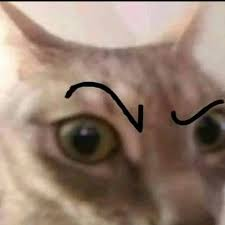
#> input picture images1.jpg, 225 x 225 px
$ jupyter execute prueba1.ipynb
#> lines starting #> are read from the running program, lines starting #| are printed output that depends on the picture
#> further down, img1 is the input picture: shape (225, 225, 3); mean B, G, R 111.9, 126.4, 148.2
## CARGA DE IMAGENES

[cell 1]
import cv2
import numpy as np
import matplotlib.pyplot as plt

def mostrar_imagenes(img_bgr, titulo):
#> called with titulo = 'Imagen 1'
    img_rgb = cv2.cvtColor(img_bgr, cv2.COLOR_BGR2RGB)
    img_gray = cv2.cvtColor(img_bgr, cv2.COLOR_BGR2GRAY)
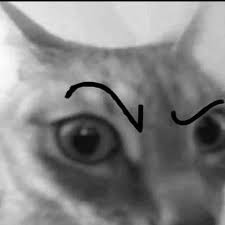
#> img_gray: shape (225, 225); min 0, max 253, mean 131.2
    img_false_color = cv2.merge([img_gray, img_gray, img_gray])

    alto, ancho, _ = img_bgr.shape
#> alto = 225; ancho = 225

    b, g, r = cv2.split(img_bgr)
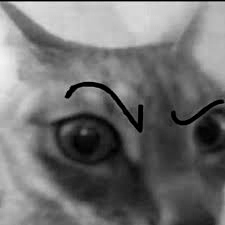
#> b: shape (225, 225); min 0, max 244, mean 111.9


    fig, axs = plt.subplots(2, 3, figsize=(15, 10))


    axs[0, 0].imshow(img_rgb)
    axs[0, 0].set_title("RGB")
    axs[0, 0].axis("on")

    axs[0, 1].imshow(img_gray, cmap="gray")
    axs[0, 1].set_title("Escala de grises")
    axs[0, 1].axis("on")


    axs[0, 2].imshow(r, cmap="Reds")
    axs[0, 2].set_title("falso Rojo")
    axs[0, 2].axis("on")

    axs[1, 0].imshow(g, cmap="Greens")
    axs[1, 0].set_title("falso Verde")
    axs[1, 0].axis("on")

    axs[1, 1].imshow(b, cmap="Blues")
    axs[1, 1].set_title("falso Azul")
    axs[1, 1].axis("on")

    plt.suptitle(f"{titulo} ")
    plt.show()
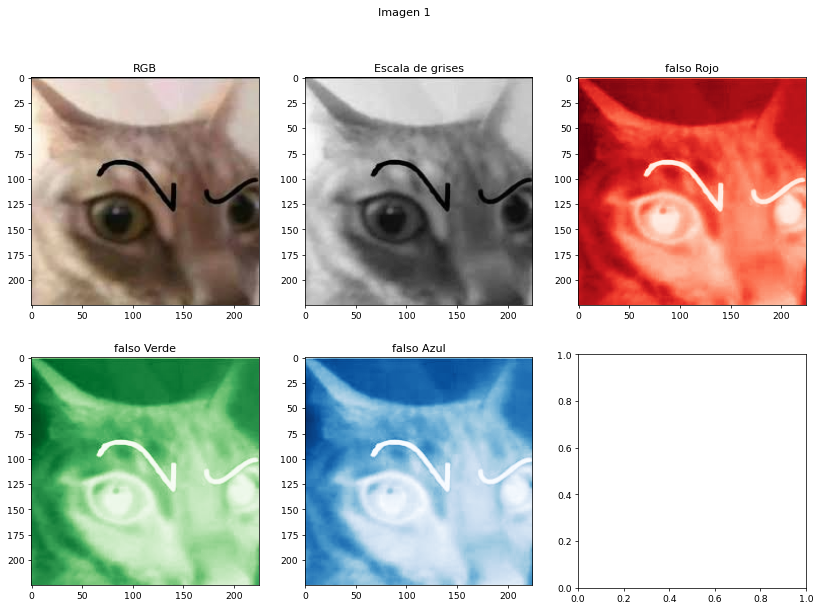
#> figure drawn by matplotlib, 5 panels

    cv2.imwrite(f"{titulo}_BGR.png", img_bgr)
    cv2.imwrite(f"{titulo}_Gris.png", img_gray)
    cv2.imwrite("imagen2.png", img_bgr)
    plt.imsave("imagen3.png", img_rgb)


img1 = cv2.imread("images1.jpg")
mostrar_imagenes(img1, "Imagen 1")

## IMAGEN 2

[cell 2]
img2 = cv2.imread("images2.jpg")
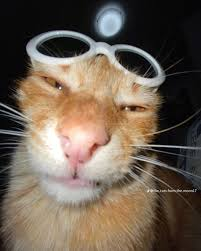
#> input picture images2.jpg, 201 x 251 px
#> img2 is the input picture: shape (251, 201, 3); mean B, G, R 82, 95.7, 109.5
mostrar_imagenes(img2, "Imagen 2")
#> call 2 of mostrar_imagenes, with titulo = 'Imagen 2'
#> in mostrar_imagenes (call 2), `img_gray = cv2.cvtColor(img_bgr, cv2.COLOR_BGR2GRAY)`:
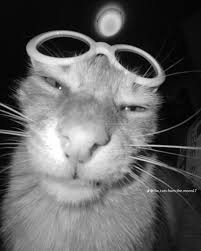
#> img_gray: shape (251, 201); min 0, max 255, mean 98.3
#> in mostrar_imagenes (call 2), `b, g, r = cv2.split(img_bgr)`:
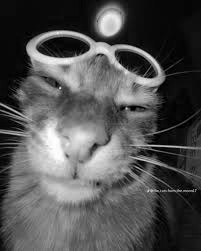
#> b: shape (251, 201); min 0, max 255, mean 82
#> in mostrar_imagenes (call 2), `b, g, r = cv2.split(img_bgr)`:
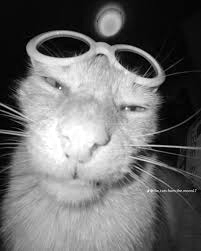
#> r: shape (251, 201); min 0, max 255, mean 109.5

## IMAGEN 3

[cell 3]
img3 = cv2.imread("images3.jpg")
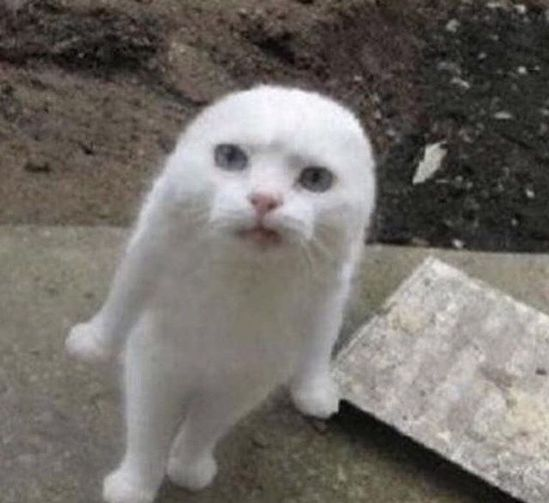
#> input picture images3.jpg, 549 x 503 px
#> img3 is the input picture: shape (503, 549, 3); mean B, G, R 105.2, 110.2, 114.8
mostrar_imagenes(img3, "Imagen 3")
#> call 3 of mostrar_imagenes, with titulo = 'Imagen 3'
#> in mostrar_imagenes (call 3), `b, g, r = cv2.split(img_bgr)`:
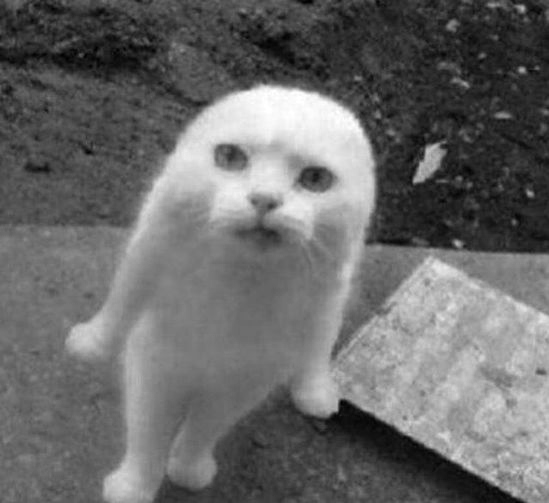
#> b: shape (503, 549); min 0, max 255, mean 105.2
#> in mostrar_imagenes (call 3), `b, g, r = cv2.split(img_bgr)`:
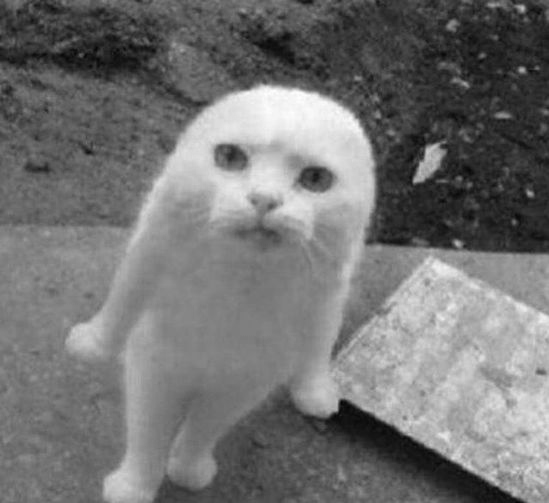
#> r: shape (503, 549); min 4, max 254, mean 114.8
